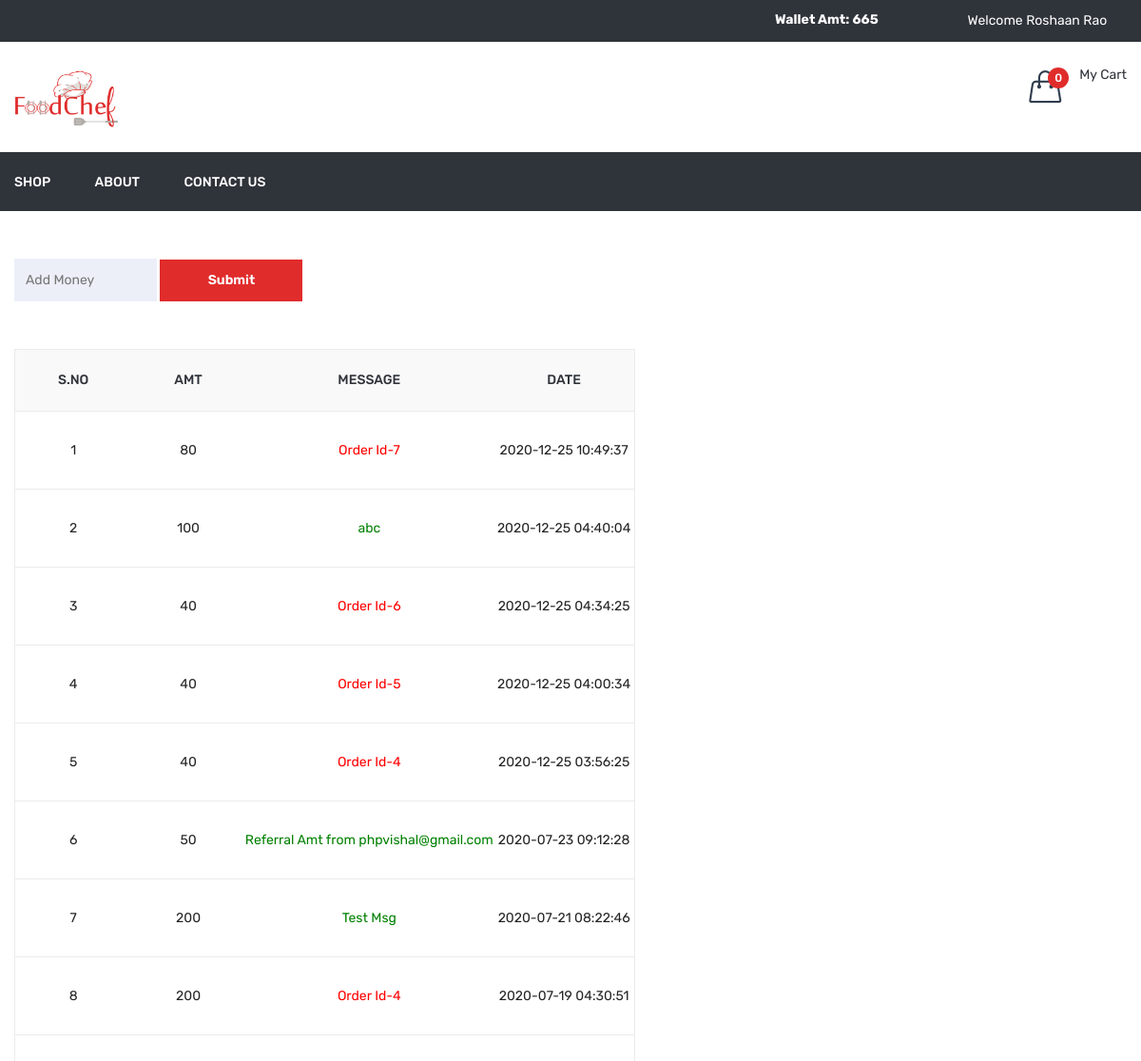
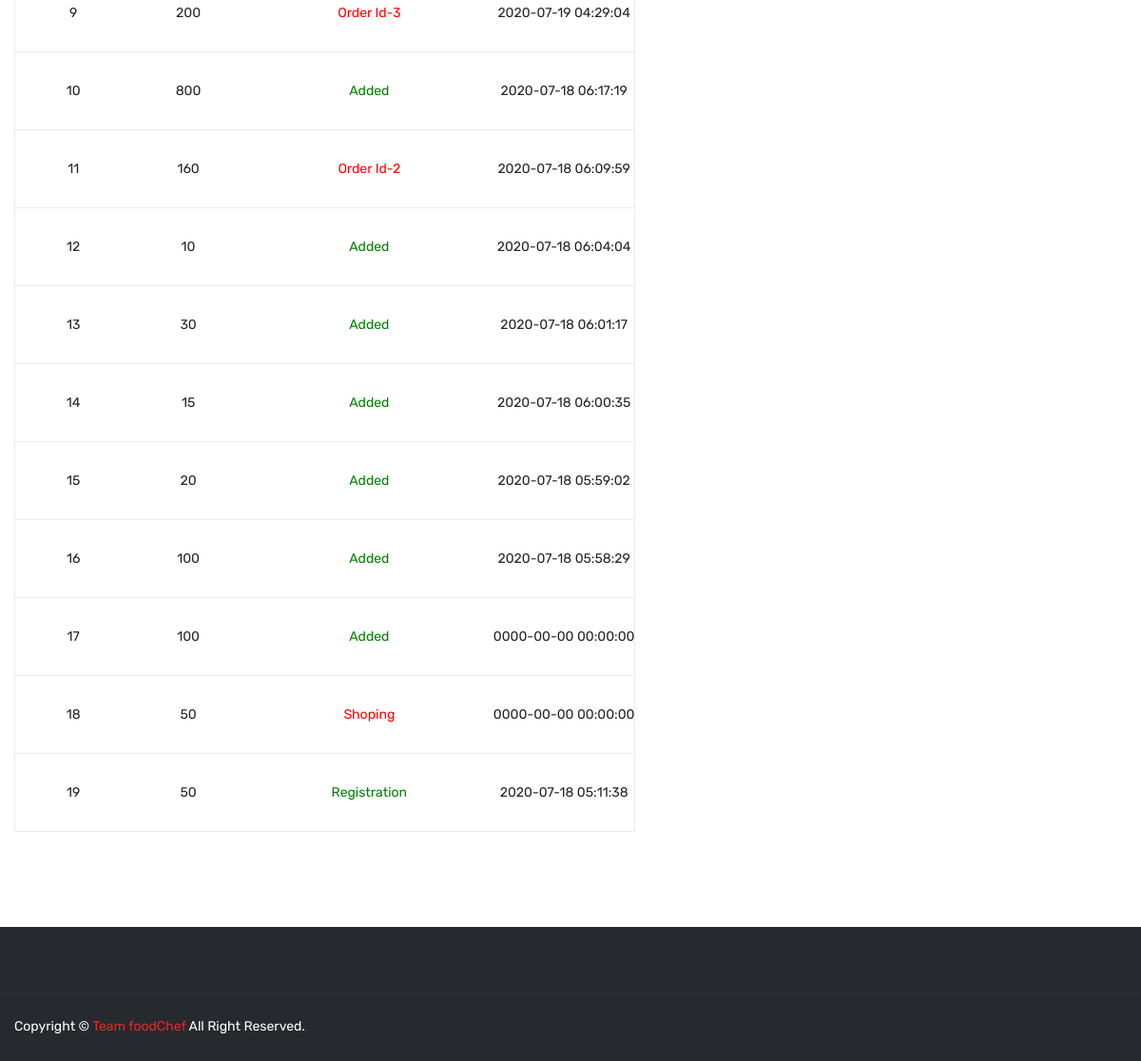
Page /wallet.php (signed in) on the committed database (2 pictures, top to bottom).
### tables this page shows
CREATE TABLE `wallet` (
  `id` int(11) NOT NULL,
  `user_id` int(11) NOT NULL,
  `amt` int(11) NOT NULL,
  `msg` varchar(500) NOT NULL,
  `type` enum('in','out') NOT NULL,
  `payment_id` varchar(50) NOT NULL,
  `added_on` datetime NOT NULL
);

### function.inc.php (called while the page is built, shortened)
	<?php
function getWallet($uid){
	global $con;
	$sql="select * from wallet where user_id='$uid' order by id desc";
	$res=mysqli_query($con,$sql);
	$arr=array();
	while($row=mysqli_fetch_assoc($res)){
		$arr[]=$row;
	}
	return $arr;
}
function getWalletAmt($uid){
	global $con;
	$sql="select * from wallet where user_id='$uid'";
	$res=mysqli_query($con,$sql);
	$in=0;
	$out=0;
	while($row=mysqli_fetch_assoc($res)){
		if($row['type']=='in'){
			$in=$in+$row['amt'];
		}
		if($row['type']=='out'){
			$out=$out+$row['amt'];
		}
	}
	return $in-$out;
}
?>

### wallet.php (the view, shortened to what this page needs)
<?php
include ("header.php");
?>
<div class="cart-main-area pt-50 pb-100">
            <div class="container">
                <div class="row">
                    <div class="col-lg-12 col-md-12 col-sm-12 col-12">
						<div id="add_money_box">
							<form method="post" id="frmAddMoney">
								<input type="number" placeholder="Add Money" name="amt" class="w150" required/>
								<input type="submit" class="btn w150" name="add_money"/>
							</form>
						</div>
							<?php
							$getWallet=getWallet($_SESSION['FOOD_USER_ID']);
							?>
                            <div class="table-content table-responsive">
                                <table>
                                    <thead>
                                        <tr>
                                            <th>S.No</th>
                                            <th>Amt</th>
                                            <th>Message</th>
                                            <th>Date</th>
                                        </tr>
                                    </thead>
                                    <tbody>
                                       <?php
									   $kk=1;
									   foreach($getWallet as $list){?>
											<tr class="wallet_loop">
												<td><?php echo $kk?></td>
												<td><?php echo $list['amt']?></td>
												<td>
													<span class="<?php echo $list['type']?>">
														<?php echo $list['msg']?>
													</span>
												</td>
												<td><?php echo $list['added_on']?></td>
											</tr>
									   <?php
									   $kk++;
									   } ?>
                                    </tbody>
                                </table>
                            </div>
                    </div>
                </div>
            </div>
        </div>
<?php
include("footer.php");
?>

### rows in the picture
wallet: amt "80", msg "Order Id-7", added_on "2020-12-25 10:49:37"
wallet: amt "100", msg "abc", added_on "2020-12-25 04:40:04"
wallet: amt "40", msg "Order Id-6", added_on "2020-12-25 04:34:25"
wallet: amt "40", msg "Order Id-5", added_on "2020-12-25 04:00:34"
wallet: amt "40", msg "Order Id-4", added_on "2020-12-25 03:56:25"
wallet: amt "50", msg "Referral Amt from phpvishal@gmail.com", added_on "2020-07-23 09:12:28"
wallet: amt "200", msg "Test Msg", added_on "2020-07-21 08:22:46"
wallet: amt "200", msg "Order Id-4", added_on "2020-07-19 04:30:51"
wallet: amt "200", msg "Order Id-3", added_on "2020-07-19 04:29:04"
wallet: amt "800", msg "Added", added_on "2020-07-18 06:17:19"
wallet: amt "160", msg "Order Id-2", added_on "2020-07-18 06:09:59"
wallet: amt "10", msg "Added", added_on "2020-07-18 06:04:04"
wallet: amt "30", msg "Added", added_on "2020-07-18 06:01:17"
wallet: amt "15", msg "Added", added_on "2020-07-18 06:00:35"
wallet: amt "20", msg "Added", added_on "2020-07-18 05:59:02"
wallet: amt "100", msg "Added", added_on "2020-07-18 05:58:29"
wallet: amt "100", msg "Added", added_on "0000-00-00 00:00:00"
wallet: amt "50", msg "Shoping", added_on "0000-00-00 00:00:00"
wallet: amt "50", msg "Registration", added_on "2020-07-18 05:11:38"

### other values in the picture
$getWalletAmt "665"
$_SESSION['FOOD_USER_NAME'] "Roshaan Rao"
$totalCartDish "0"
